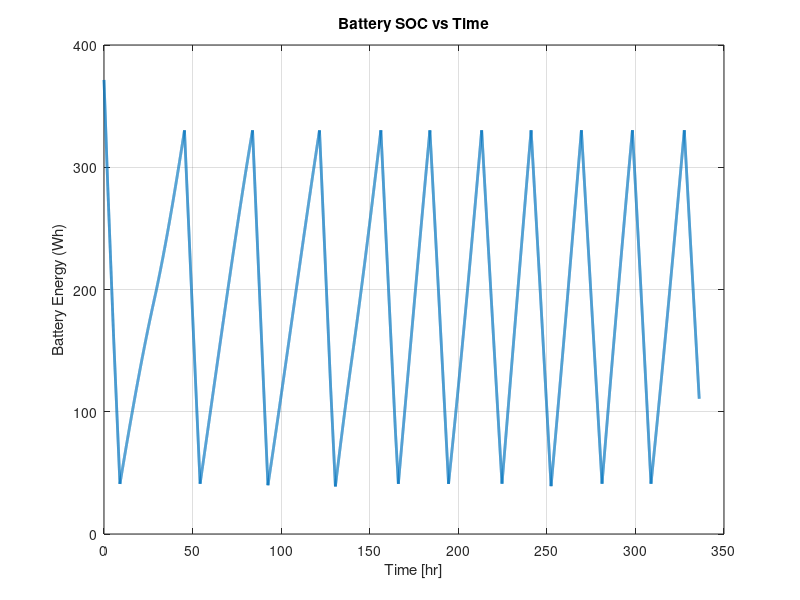
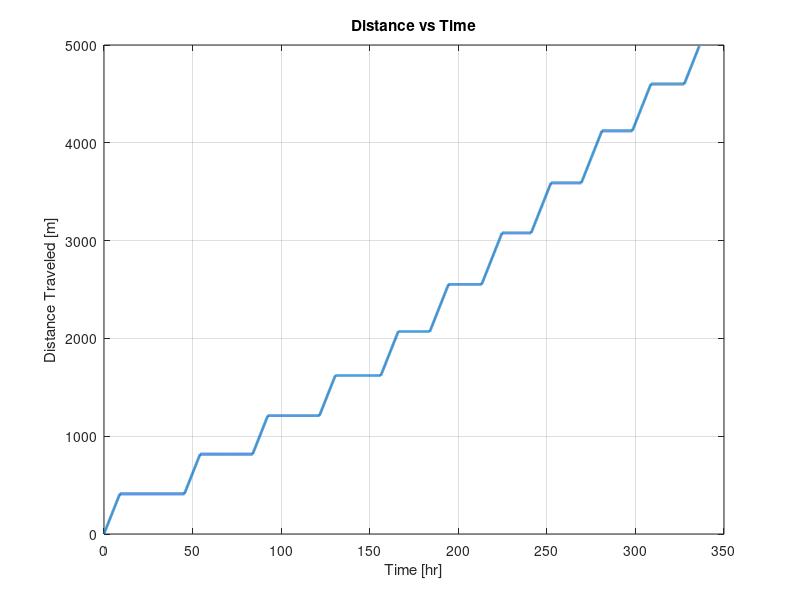

Write the MATLAB code that produced these figures, in order.
clear; clc; close all;

%% USER PARAMETERS

battery_mass_guess = 1.66;          % kg (test value)
batt_specific_energy = 248.6;      % Wh/kg
E_batt_capacity = battery_mass_guess * batt_specific_energy;

initial_SOC_fraction = 0.90;     % 90% charged at landing

speed = 0.02;                    % m/s
P_motors = 25;                   % W
P_av_travel = 19;                % W
P_av_rest = 1.5;                 % W
P_heaters = 0.2;                 % W
payload_total_power = 15;        % W 
num_of_payloads = 4;

payload_drop_distances = [100 250 1500 2000];
nav_interval = 10;                % meters
nav_duration = 5/60;              % hours (5 minutes)
charge_start_fraction = 0.10;      % Start charging at 10%
charge_stop_fraction  = 0.80;     % Stop charging at 80%

total_distance_goal = 5000;       % meters

%% TIME + SOLAR CONSTANTS

n       = 2831; % Oct. 1st 2027
Tau     = deg2rad(-1.545);
Y       = 346.71;
t_0     = -1.23;

T_total = 24*14; % 1 lunar day
dt      = 0.01;                  % hours (~36 sec)
t       = 0:dt:T_total;
N       = length(t);

omega   = 360 / T_total;

%% MOON GEOMETRY

R_moon = 1737400;
L      = deg2rad(-91);
E      = deg2rad(90);

%% SOLAR CONSTANTS

G_sc    = 1361;
I_illum = 0.3543;

%% PANEL PROPERTIES

panel_number  = 3;
panel_widths  = [0.4, 0.45, 0.45];
panel_height  = 0.31;

panel_eff   = 0.32;
inc_derate  = 0.95;

azi_p = linspace(0,360,panel_number+1);
azi_p(end) = [];
azi_p = deg2rad(azi_p);

%% SOLAR POWER MODEL


theta_dip = acos(R_moon/(R_moon + panel_height));
P_solar = zeros(1,N);

for i = 1:N

    ti = t(i);

    delta = Tau * sin(deg2rad(360/Y * (n + ti/24 - t_0)));
    H     = deg2rad(omega * (T_total/2 - ti));

    B = asin(cos(L)*cos(delta)*cos(H) + sin(L)*sin(delta));
    cosB = cos(B);

    if abs(cosB) > 1e-10
        azi_s = asin(max(-1, min(1, cos(delta)*sin(H)/cosB)));
    else
        azi_s = 0;
    end

    P_total = 0;

    if B > -theta_dip

        for p = 1:panel_number

            cos_theta = cos(B)*cos(azi_s - azi_p(p)) + sin(B)*cos(E);

            if cos_theta > 0

                G_panel = G_sc * cos_theta * I_illum;
                panel_area = panel_widths(p) * panel_height;

                P_panel = G_panel ...
                        * panel_area ...
                        * panel_eff ...
                        * inc_derate;

                P_total = P_total + P_panel;

            end
        end
    end

    P_solar(i) = P_total;

end

%% MISSION STATE VARIABLES

SOC = zeros(1,N);
SOC(1) = initial_SOC_fraction * E_batt_capacity;

distance = zeros(1,N);

payloads_remaining = num_of_payloads;
next_payload_index = 1;

next_nav_distance = nav_interval;
in_navigation = false;
nav_timer = 0;

in_charging = false;


%% MAIN TIME LOOP

for i = 2:N

    current_distance = distance(i-1);

    %---------------------------------
    % CHECK IF MISSION COMPLETE
    % ---------------------------------
    if current_distance >= total_distance_goal
        driving = false;
    else
        driving = true;
    end

    % ---------------------------------
    % PAYLOAD DROP LOGIC
    % ---------------------------------
    if next_payload_index <= length(payload_drop_distances)
        if current_distance >= payload_drop_distances(next_payload_index)
            payloads_remaining = payloads_remaining - 1;
            next_payload_index = next_payload_index + 1;
        end
    end

    % ---------------------------------
    % NAVIGATION TRIGGER
    % ---------------------------------
    if ~in_navigation && ~in_charging && driving && ...
            current_distance >= next_nav_distance

        in_navigation = true;
        nav_timer = nav_duration;
        next_nav_distance = next_nav_distance + nav_interval;
    end

    % ---------------------------------
    % NAVIGATION COUNTDOWN
    % ---------------------------------
    if in_navigation
        nav_timer = nav_timer - dt;
        if nav_timer <= 0
            in_navigation = false;
        end
    end

    % ---------------------------------
    % SOC-BASED CHARGING LOGIC
    % ---------------------------------
    
    % Trigger charging if SOC drops below threshold
    if ~in_navigation && ~in_charging && driving && ...
            SOC(i-1) <= charge_start_fraction * E_batt_capacity
    
        in_charging = true;
    end
    
    % Stop charging when sufficiently recharged
    if in_charging && ...
            SOC(i-1) >= charge_stop_fraction * E_batt_capacity
    
        in_charging = false;
    end


    % ---------------------------------
    % DETERMINE OPERATING MODE
    % Priority: NAV > CHARGE > DRIVE > IDLE
    % ---------------------------------

    if in_navigation
        P_mode = P_motors + P_av_travel;
        driving_now = false;

    elseif in_charging
        P_mode = P_av_rest;     % only rest avionics while charging
        driving_now = false;

    elseif driving
        P_mode = P_motors + P_av_travel;
        driving_now = true;

    else
        P_mode = P_av_rest;     % mission complete idle
        driving_now = false;
    end

    % ---------------------------------
    % PAYLOAD POWER (Dynamic)
    % ---------------------------------
    P_payload = payloads_remaining * (payload_total_power/num_of_payloads);

    % ---------------------------------
    % TOTAL LOAD POWER
    % ---------------------------------
    P_load = P_mode + P_payload + P_heaters;

    % ---------------------------------
    % UPDATE DISTANCE
    % ---------------------------------
    if driving_now
        distance(i) = current_distance + speed * dt * 3600;
    else
        distance(i) = current_distance;
    end

    % ---------------------------------
    % SOC UPDATE
    % ---------------------------------
    P_net = P_solar(i-1) - P_load;
    SOC(i) = SOC(i-1) + P_net * dt;

    % ---------------------------------
    % BATTERY LIMITS
    % ---------------------------------
    if SOC(i) > E_batt_capacity
        SOC(i) = E_batt_capacity;
    end

    if SOC(i) < 0
        SOC(i) = 0;
    end

end


%% RESULTS

min_SOC = min(SOC);
max_SOC = max(SOC);

fprintf('Minimum SOC (Wh): %.2f\n', min_SOC);
fprintf('Maximum SOC (Wh): %.2f\n', max_SOC);

if min_SOC <= 0
    fprintf('⚠ Battery depleted during mission.\n');
else
    fprintf('Mission feasible with this battery mass.\n');
end

if current_distance < total_distance_goal
    fprintf('⚠ Distance goal not reached.\n');
else
    fprintf('Distance goal reached.\n');
end

%% PLOTS

figure;
plot(t,SOC,'LineWidth',2)
xlabel('Time [hr]')
ylabel('Battery Energy (Wh)')
title('Battery SOC vs Time')
grid on

figure;
plot(t,distance,'LineWidth',2)
xlabel('Time [hr]')
ylabel('Distance Traveled [m]')
title('Distance vs Time')
grid on
